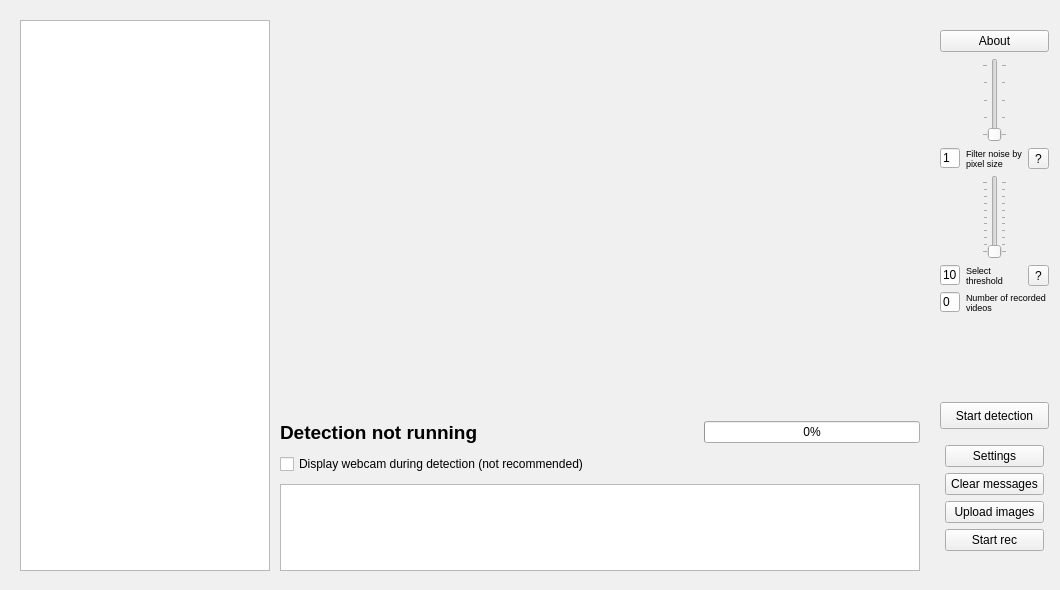
<?xml version="1.0" encoding="UTF-8"?>
<ui version="4.0">
 <class>MainWindow</class>
 <widget class="QMainWindow" name="MainWindow">
  <property name="geometry">
   <rect>
    <x>0</x>
    <y>0</y>
    <width>1060</width>
    <height>590</height>
   </rect>
  </property>
  <property name="palette">
   <palette>
    <active>
     <colorrole role="WindowText">
      <brush brushstyle="SolidPattern">
       <color alpha="255">
        <red>0</red>
        <green>0</green>
        <blue>0</blue>
       </color>
      </brush>
     </colorrole>
     <colorrole role="Button">
      <brush brushstyle="SolidPattern">
       <color alpha="255">
        <red>240</red>
        <green>240</green>
        <blue>240</blue>
       </color>
      </brush>
     </colorrole>
     <colorrole role="Light">
      <brush brushstyle="SolidPattern">
       <color alpha="255">
        <red>255</red>
        <green>255</green>
        <blue>255</blue>
       </color>
      </brush>
     </colorrole>
     <colorrole role="Midlight">
      <brush brushstyle="SolidPattern">
       <color alpha="255">
        <red>247</red>
        <green>247</green>
        <blue>247</blue>
       </color>
      </brush>
     </colorrole>
     <colorrole role="Dark">
      <brush brushstyle="SolidPattern">
       <color alpha="255">
        <red>120</red>
        <green>120</green>
        <blue>120</blue>
       </color>
      </brush>
     </colorrole>
     <colorrole role="Mid">
      <brush brushstyle="SolidPattern">
       <color alpha="255">
        <red>160</red>
        <green>160</green>
        <blue>160</blue>
       </color>
      </brush>
     </colorrole>
     <colorrole role="Text">
      <brush brushstyle="SolidPattern">
       <color alpha="255">
        <red>0</red>
        <green>0</green>
        <blue>0</blue>
       </color>
      </brush>
     </colorrole>
     <colorrole role="BrightText">
      <brush brushstyle="SolidPattern">
       <color alpha="255">
        <red>255</red>
        <green>255</green>
        <blue>255</blue>
       </color>
      </brush>
     </colorrole>
     <colorrole role="ButtonText">
      <brush brushstyle="SolidPattern">
       <color alpha="255">
        <red>0</red>
        <green>0</green>
        <blue>0</blue>
       </color>
      </brush>
     </colorrole>
     <colorrole role="Base">
      <brush brushstyle="SolidPattern">
       <color alpha="255">
        <red>255</red>
        <green>255</green>
        <blue>255</blue>
       </color>
      </brush>
     </colorrole>
     <colorrole role="Window">
      <brush brushstyle="SolidPattern">
       <color alpha="255">
        <red>240</red>
        <green>240</green>
        <blue>240</blue>
       </color>
      </brush>
     </colorrole>
     <colorrole role="Shadow">
      <brush brushstyle="SolidPattern">
       <color alpha="255">
        <red>0</red>
        <green>0</green>
        <blue>0</blue>
       </color>
      </brush>
     </colorrole>
     <colorrole role="AlternateBase">
      <brush brushstyle="SolidPattern">
       <color alpha="255">
        <red>247</red>
        <green>247</green>
        <blue>247</blue>
       </color>
      </brush>
     </colorrole>
     <colorrole role="ToolTipBase">
      <brush brushstyle="SolidPattern">
       <color alpha="255">
        <red>255</red>
        <green>255</green>
        <blue>220</blue>
       </color>
      </brush>
     </colorrole>
     <colorrole role="ToolTipText">
      <brush brushstyle="SolidPattern">
       <color alpha="255">
        <red>0</red>
        <green>0</green>
        <blue>0</blue>
       </color>
      </brush>
     </colorrole>
    </active>
    <inactive>
     <colorrole role="WindowText">
      <brush brushstyle="SolidPattern">
       <color alpha="255">
        <red>0</red>
        <green>0</green>
        <blue>0</blue>
       </color>
      </brush>
     </colorrole>
     <colorrole role="Button">
      <brush brushstyle="SolidPattern">
       <color alpha="255">
        <red>240</red>
        <green>240</green>
        <blue>240</blue>
       </color>
      </brush>
     </colorrole>
     <colorrole role="Light">
      <brush brushstyle="SolidPattern">
       <color alpha="255">
        <red>255</red>
        <green>255</green>
        <blue>255</blue>
       </color>
      </brush>
     </colorrole>
     <colorrole role="Midlight">
      <brush brushstyle="SolidPattern">
       <color alpha="255">
        <red>247</red>
        <green>247</green>
        <blue>247</blue>
       </color>
      </brush>
     </colorrole>
     <colorrole role="Dark">
      <brush brushstyle="SolidPattern">
       <color alpha="255">
        <red>120</red>
        <green>120</green>
        <blue>120</blue>
       </color>
      </brush>
     </colorrole>
     <colorrole role="Mid">
      <brush brushstyle="SolidPattern">
       <color alpha="255">
        <red>160</red>
        <green>160</green>
        <blue>160</blue>
       </color>
      </brush>
     </colorrole>
     <colorrole role="Text">
      <brush brushstyle="SolidPattern">
       <color alpha="255">
        <red>0</red>
        <green>0</green>
        <blue>0</blue>
       </color>
      </brush>
     </colorrole>
     <colorrole role="BrightText">
      <brush brushstyle="SolidPattern">
       <color alpha="255">
        <red>255</red>
        <green>255</green>
        <blue>255</blue>
       </color>
      </brush>
     </colorrole>
     <colorrole role="ButtonText">
      <brush brushstyle="SolidPattern">
       <color alpha="255">
        <red>0</red>
        <green>0</green>
        <blue>0</blue>
       </color>
      </brush>
     </colorrole>
     <colorrole role="Base">
      <brush brushstyle="SolidPattern">
       <color alpha="255">
        <red>255</red>
        <green>255</green>
        <blue>255</blue>
       </color>
      </brush>
     </colorrole>
     <colorrole role="Window">
      <brush brushstyle="SolidPattern">
       <color alpha="255">
        <red>240</red>
        <green>240</green>
        <blue>240</blue>
       </color>
      </brush>
     </colorrole>
     <colorrole role="Shadow">
      <brush brushstyle="SolidPattern">
       <color alpha="255">
        <red>0</red>
        <green>0</green>
        <blue>0</blue>
       </color>
      </brush>
     </colorrole>
     <colorrole role="AlternateBase">
      <brush brushstyle="SolidPattern">
       <color alpha="255">
        <red>247</red>
        <green>247</green>
        <blue>247</blue>
       </color>
      </brush>
     </colorrole>
     <colorrole role="ToolTipBase">
      <brush brushstyle="SolidPattern">
       <color alpha="255">
        <red>255</red>
        <green>255</green>
        <blue>220</blue>
       </color>
      </brush>
     </colorrole>
     <colorrole role="ToolTipText">
      <brush brushstyle="SolidPattern">
       <color alpha="255">
        <red>0</red>
        <green>0</green>
        <blue>0</blue>
       </color>
      </brush>
     </colorrole>
    </inactive>
    <disabled>
     <colorrole role="WindowText">
      <brush brushstyle="SolidPattern">
       <color alpha="255">
        <red>120</red>
        <green>120</green>
        <blue>120</blue>
       </color>
      </brush>
     </colorrole>
     <colorrole role="Button">
      <brush brushstyle="SolidPattern">
       <color alpha="255">
        <red>240</red>
        <green>240</green>
        <blue>240</blue>
       </color>
      </brush>
     </colorrole>
     <colorrole role="Light">
      <brush brushstyle="SolidPattern">
       <color alpha="255">
        <red>255</red>
        <green>255</green>
        <blue>255</blue>
       </color>
      </brush>
     </colorrole>
     <colorrole role="Midlight">
      <brush brushstyle="SolidPattern">
       <color alpha="255">
        <red>247</red>
        <green>247</green>
        <blue>247</blue>
       </color>
      </brush>
     </colorrole>
     <colorrole role="Dark">
      <brush brushstyle="SolidPattern">
       <color alpha="255">
        <red>120</red>
        <green>120</green>
        <blue>120</blue>
       </color>
      </brush>
     </colorrole>
     <colorrole role="Mid">
      <brush brushstyle="SolidPattern">
       <color alpha="255">
        <red>160</red>
        <green>160</green>
        <blue>160</blue>
       </color>
      </brush>
     </colorrole>
     <colorrole role="Text">
      <brush brushstyle="SolidPattern">
       <color alpha="255">
        <red>120</red>
        <green>120</green>
        <blue>120</blue>
       </color>
      </brush>
     </colorrole>
     <colorrole role="BrightText">
      <brush brushstyle="SolidPattern">
       <color alpha="255">
        <red>255</red>
        <green>255</green>
        <blue>255</blue>
       </color>
      </brush>
     </colorrole>
     <colorrole role="ButtonText">
      <brush brushstyle="SolidPattern">
       <color alpha="255">
        <red>120</red>
        <green>120</green>
        <blue>120</blue>
       </color>
      </brush>
     </colorrole>
     <colorrole role="Base">
      <brush brushstyle="SolidPattern">
       <color alpha="255">
        <red>240</red>
        <green>240</green>
        <blue>240</blue>
       </color>
      </brush>
     </colorrole>
     <colorrole role="Window">
      <brush brushstyle="SolidPattern">
       <color alpha="255">
        <red>240</red>
        <green>240</green>
        <blue>240</blue>
       </color>
      </brush>
     </colorrole>
     <colorrole role="Shadow">
      <brush brushstyle="SolidPattern">
       <color alpha="255">
        <red>0</red>
        <green>0</green>
        <blue>0</blue>
       </color>
      </brush>
     </colorrole>
     <colorrole role="AlternateBase">
      <brush brushstyle="SolidPattern">
       <color alpha="255">
        <red>240</red>
        <green>240</green>
        <blue>240</blue>
       </color>
      </brush>
     </colorrole>
     <colorrole role="ToolTipBase">
      <brush brushstyle="SolidPattern">
       <color alpha="255">
        <red>255</red>
        <green>255</green>
        <blue>220</blue>
       </color>
      </brush>
     </colorrole>
     <colorrole role="ToolTipText">
      <brush brushstyle="SolidPattern">
       <color alpha="255">
        <red>0</red>
        <green>0</green>
        <blue>0</blue>
       </color>
      </brush>
     </colorrole>
    </disabled>
   </palette>
  </property>
  <property name="windowTitle">
   <string>MainWindow</string>
  </property>
  <property name="autoFillBackground">
   <bool>false</bool>
  </property>
  <widget class="QWidget" name="centralwidget">
   <widget class="QWidget" name="horizontalLayoutWidget_8">
    <property name="geometry">
     <rect>
      <x>10</x>
      <y>10</y>
      <width>1059</width>
      <height>571</height>
     </rect>
    </property>
    <layout class="QHBoxLayout" name="mainWindowLayout">
     <property name="spacing">
      <number>10</number>
     </property>
     <property name="leftMargin">
      <number>10</number>
     </property>
     <property name="topMargin">
      <number>10</number>
     </property>
     <property name="rightMargin">
      <number>10</number>
     </property>
     <property name="bottomMargin">
      <number>10</number>
     </property>
     <item>
      <widget class="VideoList" name="videoList">
       <property name="sizePolicy">
        <sizepolicy hsizetype="Fixed" vsizetype="Expanding">
         <horstretch>0</horstretch>
         <verstretch>0</verstretch>
        </sizepolicy>
       </property>
       <property name="maximumSize">
        <size>
         <width>250</width>
         <height>16777215</height>
        </size>
       </property>
       <property name="contextMenuPolicy">
        <enum>Qt::CustomContextMenu</enum>
       </property>
       <property name="editTriggers">
        <set>QAbstractItemView::NoEditTriggers</set>
       </property>
       <property name="selectionMode">
        <enum>QAbstractItemView::ExtendedSelection</enum>
       </property>
      </widget>
     </item>
     <item>
      <layout class="QVBoxLayout" name="centralVerticalLayout" stretch="10,0,3">
       <item>
        <widget class="QLabel" name="cameraView">
         <property name="sizePolicy">
          <sizepolicy hsizetype="Expanding" vsizetype="Expanding">
           <horstretch>0</horstretch>
           <verstretch>0</verstretch>
          </sizepolicy>
         </property>
         <property name="minimumSize">
          <size>
           <width>640</width>
           <height>360</height>
          </size>
         </property>
         <property name="font">
          <font>
           <pointsize>14</pointsize>
          </font>
         </property>
         <property name="autoFillBackground">
          <bool>true</bool>
         </property>
         <property name="text">
          <string/>
         </property>
         <property name="alignment">
          <set>Qt::AlignCenter</set>
         </property>
        </widget>
       </item>
       <item>
        <layout class="QHBoxLayout" name="horizontalLayout">
         <item>
          <widget class="QLabel" name="statusLabel">
           <property name="enabled">
            <bool>true</bool>
           </property>
           <property name="font">
            <font>
             <pointsize>14</pointsize>
             <weight>75</weight>
             <bold>true</bold>
            </font>
           </property>
           <property name="text">
            <string>Detection not running</string>
           </property>
          </widget>
         </item>
         <item>
          <spacer name="horizontalSpacer">
           <property name="orientation">
            <enum>Qt::Horizontal</enum>
           </property>
           <property name="sizeHint" stdset="0">
            <size>
             <width>40</width>
             <height>20</height>
            </size>
           </property>
          </spacer>
         </item>
         <item>
          <widget class="QProgressBar" name="progressBar">
           <property name="enabled">
            <bool>true</bool>
           </property>
           <property name="value">
            <number>0</number>
           </property>
          </widget>
         </item>
        </layout>
       </item>
       <item>
        <layout class="QHBoxLayout" name="horizontalLayout_7">
         <property name="leftMargin">
          <number>0</number>
         </property>
         <item>
          <layout class="QVBoxLayout" name="verticalLayout_2">
           <item>
            <widget class="QCheckBox" name="checkBox">
             <property name="toolTip">
              <string>&lt;html&gt;&lt;head/&gt;&lt;body&gt;&lt;p&gt;Deactivate for better performance&lt;/p&gt;&lt;/body&gt;&lt;/html&gt;</string>
             </property>
             <property name="text">
              <string>Display webcam during detection (not recommended)</string>
             </property>
            </widget>
           </item>
           <item>
            <widget class="QTextBrowser" name="outputText">
             <property name="styleSheet">
              <string notr="true"/>
             </property>
            </widget>
           </item>
          </layout>
         </item>
        </layout>
       </item>
      </layout>
     </item>
     <item>
      <widget class="QFrame" name="buttonColumn">
       <property name="sizePolicy">
        <sizepolicy hsizetype="Preferred" vsizetype="Minimum">
         <horstretch>0</horstretch>
         <verstretch>0</verstretch>
        </sizepolicy>
       </property>
       <property name="maximumSize">
        <size>
         <width>150</width>
         <height>16777215</height>
        </size>
       </property>
       <layout class="QVBoxLayout" name="rightVerticalLayout">
        <property name="leftMargin">
         <number>10</number>
        </property>
        <property name="topMargin">
         <number>10</number>
        </property>
        <property name="rightMargin">
         <number>10</number>
        </property>
        <property name="bottomMargin">
         <number>20</number>
        </property>
        <item>
         <widget class="QPushButton" name="aboutButton">
          <property name="text">
           <string>About</string>
          </property>
         </widget>
        </item>
        <item>
         <layout class="QHBoxLayout" name="horizontalLayout_5">
          <item>
           <widget class="QSlider" name="sliderNoise">
            <property name="minimum">
             <number>1</number>
            </property>
            <property name="maximum">
             <number>5</number>
            </property>
            <property name="pageStep">
             <number>5</number>
            </property>
            <property name="sliderPosition">
             <number>1</number>
            </property>
            <property name="orientation">
             <enum>Qt::Vertical</enum>
            </property>
            <property name="tickPosition">
             <enum>QSlider::TicksBothSides</enum>
            </property>
            <property name="tickInterval">
             <number>1</number>
            </property>
           </widget>
          </item>
         </layout>
        </item>
        <item>
         <layout class="QHBoxLayout" name="horizontalLayout_4">
          <item>
           <widget class="QLineEdit" name="lineNoise">
            <property name="maximumSize">
             <size>
              <width>20</width>
              <height>20</height>
             </size>
            </property>
            <property name="styleSheet">
             <string notr="true"/>
            </property>
            <property name="text">
             <string>1</string>
            </property>
            <property name="readOnly">
             <bool>true</bool>
            </property>
           </widget>
          </item>
          <item>
           <layout class="QVBoxLayout" name="verticalLayout_5">
            <property name="spacing">
             <number>0</number>
            </property>
            <item>
             <widget class="QLabel" name="label_9">
              <property name="font">
               <font>
                <pointsize>7</pointsize>
               </font>
              </property>
              <property name="text">
               <string>Filter noise by pixel size</string>
              </property>
              <property name="wordWrap">
               <bool>true</bool>
              </property>
             </widget>
            </item>
           </layout>
          </item>
          <item>
           <widget class="QToolButton" name="toolButtonNoise">
            <property name="text">
             <string>?</string>
            </property>
           </widget>
          </item>
         </layout>
        </item>
        <item>
         <layout class="QHBoxLayout" name="horizontalLayout_6">
          <item>
           <widget class="QSlider" name="sliderThresh">
            <property name="minimum">
             <number>10</number>
            </property>
            <property name="maximum">
             <number>20</number>
            </property>
            <property name="singleStep">
             <number>5</number>
            </property>
            <property name="pageStep">
             <number>5</number>
            </property>
            <property name="sliderPosition">
             <number>10</number>
            </property>
            <property name="orientation">
             <enum>Qt::Vertical</enum>
            </property>
            <property name="tickPosition">
             <enum>QSlider::TicksBothSides</enum>
            </property>
            <property name="tickInterval">
             <number>1</number>
            </property>
           </widget>
          </item>
         </layout>
        </item>
        <item>
         <layout class="QHBoxLayout" name="horizontalLayout_3">
          <item>
           <widget class="QLineEdit" name="lineThresh">
            <property name="maximumSize">
             <size>
              <width>20</width>
              <height>20</height>
             </size>
            </property>
            <property name="styleSheet">
             <string notr="true"/>
            </property>
            <property name="text">
             <string>10</string>
            </property>
            <property name="readOnly">
             <bool>true</bool>
            </property>
           </widget>
          </item>
          <item>
           <layout class="QVBoxLayout" name="verticalLayout_4">
            <property name="spacing">
             <number>0</number>
            </property>
            <item>
             <widget class="QLabel" name="label_11">
              <property name="font">
               <font>
                <pointsize>7</pointsize>
               </font>
              </property>
              <property name="text">
               <string>Select threshold</string>
              </property>
              <property name="wordWrap">
               <bool>true</bool>
              </property>
             </widget>
            </item>
           </layout>
          </item>
          <item>
           <widget class="QToolButton" name="toolButtonThresh">
            <property name="text">
             <string>?</string>
            </property>
           </widget>
          </item>
         </layout>
        </item>
        <item>
         <layout class="QHBoxLayout" name="horizontalLayout_2">
          <item>
           <widget class="QLineEdit" name="lineCount">
            <property name="enabled">
             <bool>true</bool>
            </property>
            <property name="sizePolicy">
             <sizepolicy hsizetype="Maximum" vsizetype="Maximum">
              <horstretch>0</horstretch>
              <verstretch>0</verstretch>
             </sizepolicy>
            </property>
            <property name="maximumSize">
             <size>
              <width>20</width>
              <height>20</height>
             </size>
            </property>
            <property name="baseSize">
             <size>
              <width>20</width>
              <height>20</height>
             </size>
            </property>
            <property name="text">
             <string>0</string>
            </property>
           </widget>
          </item>
          <item>
           <layout class="QVBoxLayout" name="verticalLayout_3">
            <property name="spacing">
             <number>0</number>
            </property>
            <item>
             <widget class="QLabel" name="label_2">
              <property name="font">
               <font>
                <pointsize>7</pointsize>
               </font>
              </property>
              <property name="text">
               <string>Number of recorded videos</string>
              </property>
              <property name="textFormat">
               <enum>Qt::AutoText</enum>
              </property>
              <property name="wordWrap">
               <bool>true</bool>
              </property>
             </widget>
            </item>
           </layout>
          </item>
         </layout>
        </item>
        <item>
         <spacer name="verticalSpacer">
          <property name="orientation">
           <enum>Qt::Vertical</enum>
          </property>
          <property name="sizeHint" stdset="0">
           <size>
            <width>20</width>
            <height>40</height>
           </size>
          </property>
         </spacer>
        </item>
        <item>
         <widget class="QPushButton" name="startButton">
          <property name="minimumSize">
           <size>
            <width>0</width>
            <height>27</height>
           </size>
          </property>
          <property name="text">
           <string>Start detection</string>
          </property>
         </widget>
        </item>
        <item>
         <layout class="QVBoxLayout" name="verticalLayout">
          <property name="leftMargin">
           <number>5</number>
          </property>
          <property name="topMargin">
           <number>10</number>
          </property>
          <property name="rightMargin">
           <number>5</number>
          </property>
          <item>
           <widget class="QPushButton" name="settingsButton">
            <property name="text">
             <string>Settings</string>
            </property>
           </widget>
          </item>
          <item>
           <widget class="QPushButton" name="buttonClear">
            <property name="text">
             <string>Clear messages</string>
            </property>
           </widget>
          </item>
          <item>
           <widget class="QPushButton" name="buttonImageExpl">
            <property name="text">
             <string>Upload images</string>
            </property>
           </widget>
          </item>
          <item>
           <widget class="QPushButton" name="recordingTestButton">
            <property name="enabled">
             <bool>true</bool>
            </property>
            <property name="text">
             <string>Start rec</string>
            </property>
           </widget>
          </item>
         </layout>
        </item>
       </layout>
      </widget>
     </item>
    </layout>
   </widget>
  </widget>
 </widget>
 <customwidgets>
  <customwidget>
   <class>VideoList</class>
   <extends>QListWidget</extends>
   <header>videolist.h</header>
  </customwidget>
 </customwidgets>
 <resources/>
 <connections/>
</ui>
